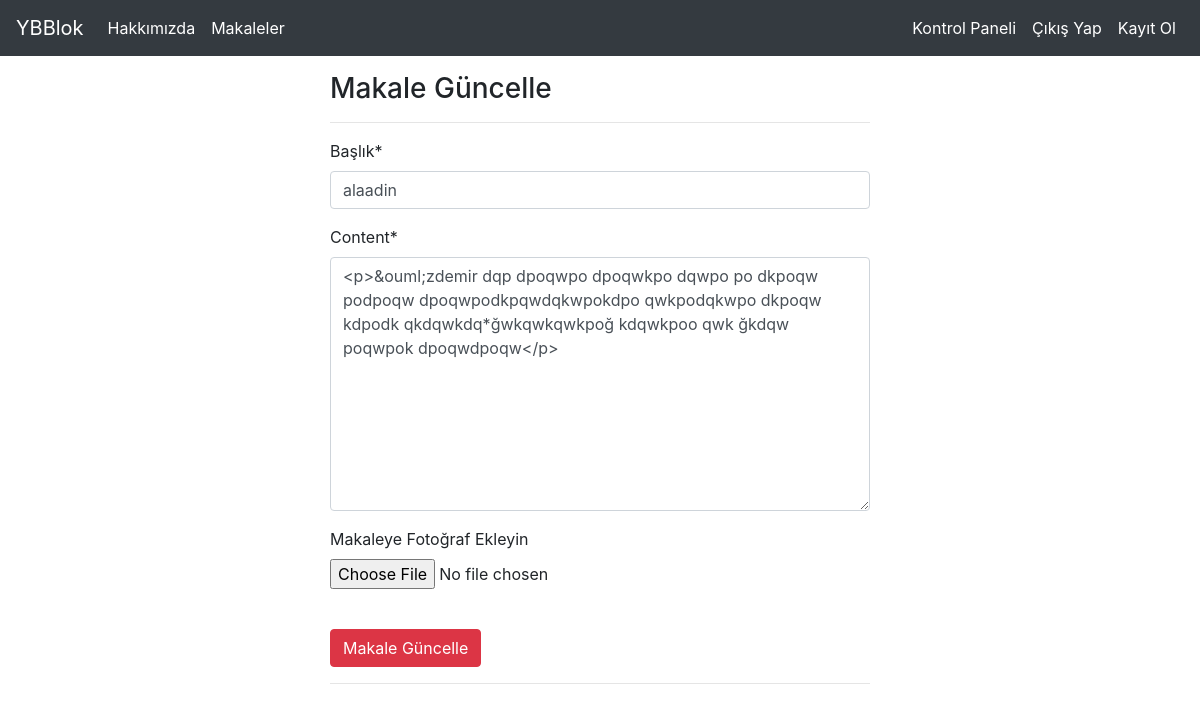
Page /articles/update/24 (signed in) on the committed database.
### article/models.py (models this page shows, shortened)
class Article(models.Model):
    author=models.ForeignKey("auth.User",on_delete=models.CASCADE,verbose_name="Yazar")
    title=models.CharField(max_length=50,verbose_name="Başlık")
    content=RichTextField()
    created_date=models.DateTimeField(auto_now_add=True,verbose_name="Oluşturulma Tarihi")
    article_image=models.FileField(blank=True,null=True,verbose_name="Makaleye Fotoğraf Ekleyin")
    class Meta():
        ordering = ['-created_date']

### article/views.py (the view)
# urls.py: path('update/<int:id>', views.updateArticle, name="update"),
@login_required(login_url="user:login")
def updateArticle(request,id):
    article = get_object_or_404(Article, id=id)
    form = ArticleForm(request.POST or None, request.FILES or None,instance=article)
    if form.is_valid():
        article = form.save(commit=False)
        article.author = request.user
        article.save()
        messages.success(request, "Makele güncelleme işlemi başarılı!")
        return redirect("articles:dashboard")
    return render(request,"update.html",{"form":form})

### article/forms.py
class ArticleForm(forms.ModelForm):
    class Meta:
        model=Article
        fields = ['title', 'content','article_image']

### templates/update.html (shortened to what this page needs)
{% extends "layout.html" %}
{% block body%}
{% load crispy_forms_tags %}
<div class="row">
  <div class="col-md-6 offset-md-3">
      <h3>Makale Güncelle</h3>
      <hr>
      <form method="post">
        {{form|crispy}}
         <br>
         <button type="submit" class="btn btn-danger">Makale Güncelle</button>
    </form>
      <hr>
  </div>
</div>
{% endblock body%}

### rows in the picture
Article: title "alaadin", content "<p>&ouml;zdemir dqp dpoqwpo dpoqwkpo dqwpo po dkpoqw podpoqw dpoqwpodkpqwdqkwpokdpo qwkpodqkwpo dkpoqw kdpodk qkdqwkdq*ğwkqwkqwkpoğ kdqwkpoo qwk ğkdqw poqwpok dpoqwdpoqw</p>"
